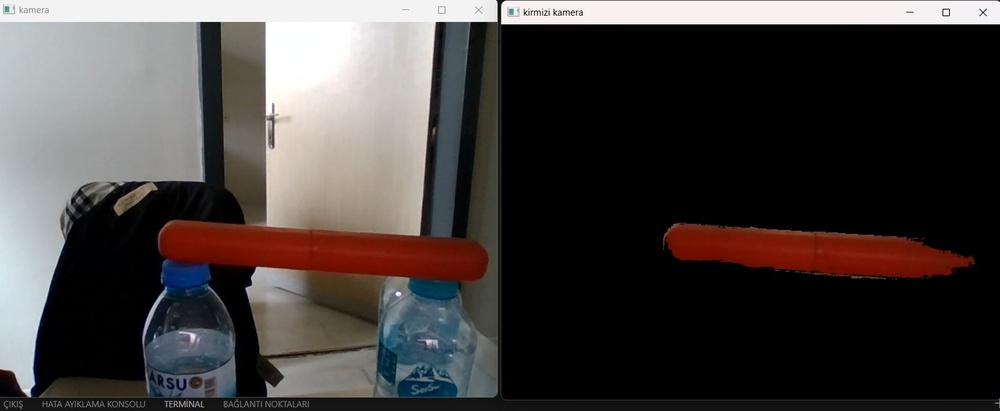
#> input picture odev2/odev2.ss.jpg, 1000 x 411 px, shrunk from 1598 x 657 before the run, given in place of the camera
$ python odev2.py.py
#> lines starting #> are read from the running program, lines starting #| are printed output that depends on the picture; after the words box and inside, x2 and y2 are one past the last pixel; in counts of white or black regions, pixels touching at a corner belong together
import cv2
import numpy as np


cap = cv2.VideoCapture(0)

while True:

    ret, frame = cap.read()
#> frame is the input picture: shape (411, 1000, 3); mean B, G, R 62.1, 63.5, 68.4


    hsv = cv2.cvtColor(frame, cv2.COLOR_BGR2HSV)
#> hsv: shape (411, 1000, 3); mean H, S, V 28.7, 41.4, 71.5


    lower_red = np.array([0, 100, 100])
    upper_red = np.array([10, 255, 255])
    red_mask1 = cv2.inRange(hsv, lower_red, upper_red)
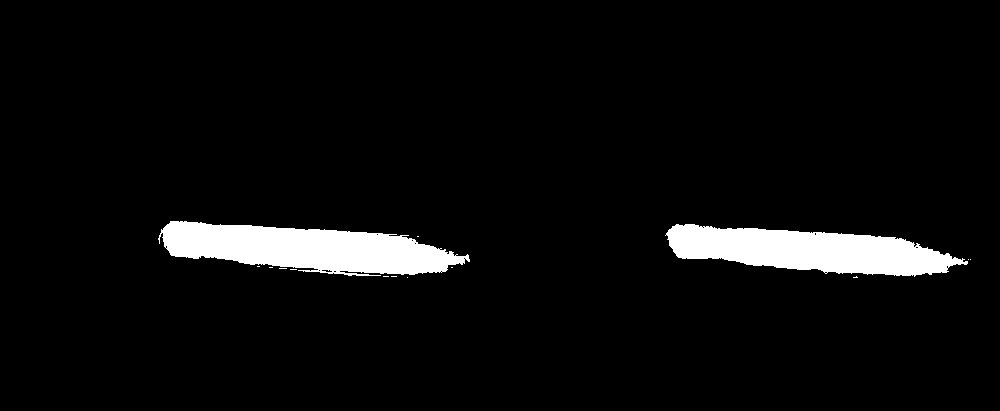
#> red_mask1: shape (411, 1000); 5% white; 14 white regions (12 under 20 px), largest, box (x1, y1, x2, y2) and area: (158, 221, 470, 276) 10718, (665, 224, 968, 277) 9787

    lower_red = np.array([170, 100, 100])
    upper_red = np.array([180, 255, 255])
    red_mask2 = cv2.inRange(hsv, lower_red, upper_red)
#> red_mask2: shape (411, 1000); every value is 0


    red_mask = red_mask1 + red_mask2


    result = cv2.bitwise_and(frame, frame, mask=red_mask)
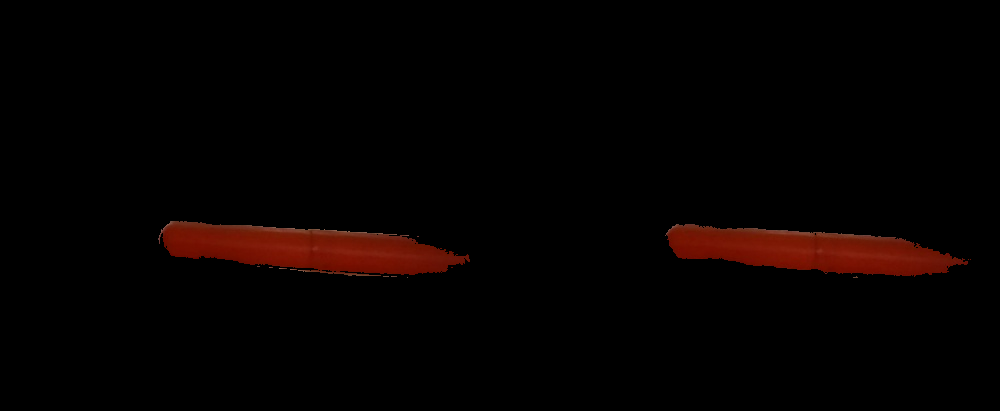
#> result: shape (411, 1000, 3); mean B, G, R 0.4, 1.3, 5.8


    cv2.imshow('kamera', frame)
    cv2.imshow('kirmizi kamera', result,)


    if cv2.waitKey(1) & 0xFF == ord('s'):
#> (key Esc is pressed here)
        break


cap.release()
cv2.destroyAllWindows()
